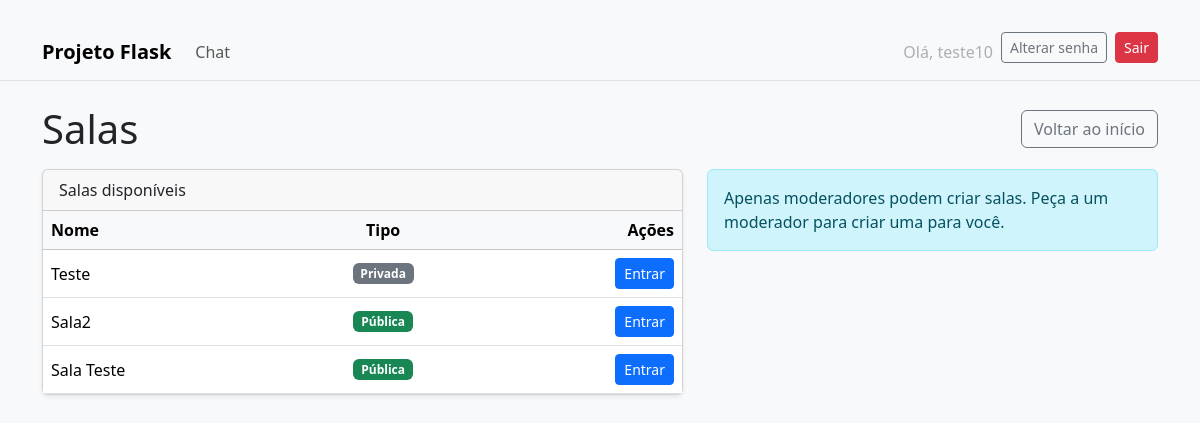
The app's page /chat/ (signed in) with its own data.
### app/models.py (models this page shows, shortened)
class User(db.Model, UserMixin):
    id = db.Column(db.Integer, primary_key=True)
    name = db.Column(db.String(120), nullable=False)
    email = db.Column(db.String(120), unique=True, nullable=False, index=True)
    password_hash = db.Column(db.String(512), nullable=False)
    is_moderator = db.Column(db.Boolean, default=False, nullable=False)
    is_admin = db.Column(db.Boolean, default=False, nullable=False)
    created_at = db.Column(db.DateTime, default=datetime.utcnow)
    messages = db.relationship("Message", backref="user", lazy=True)

class Room(db.Model):
    id = db.Column(db.Integer, primary_key=True)
    name = db.Column(db.String(120), unique=True, nullable=False)
    is_private = db.Column(db.Boolean, default=False, nullable=False)
    created_by = db.Column(db.Integer, db.ForeignKey("user.id"), nullable=False)
    created_at = db.Column(db.DateTime, default=datetime.utcnow)
    messages = db.relationship("Message", backref="room", cascade="all, delete", lazy=True)
    bans = db.relationship("Ban", backref="room", cascade="all, delete", lazy=True)

### app/chat/routes.py (the view)
@chat.route("/")
@login_required
def index():
    rooms = Room.query.order_by(Room.created_at.desc()).all()
    return render_template("chat/index.html", rooms=rooms)

### app/templates/chat/index.html (shortened to what this page needs)
﻿{% extends "base.html" %}
{% block content %}
<div class="d-flex align-items-center justify-content-between mb-3">
  <h1 class="m-0">Salas</h1>
  <a class="btn btn-outline-secondary" href="{{ url_for('main.index') }}">Voltar ao início</a>
</div>
<div class="row g-4">
  <div class="col-lg-7 order-2 order-lg-1">
    <div class="card shadow-sm">
      <div class="card-header">Salas disponíveis</div>
      <div class="card-body p-0">
        {% if rooms %}
        <div class="table-responsive">
          <table class="table table-hover m-0 align-middle">
            <thead class="table-light">
              <tr>
                <th>Nome</th>
                <th class="text-center">Tipo</th>
                <th class="text-end">Ações</th>
              </tr>
            </thead>
            <tbody>
              {% for r in rooms %}
              <tr>
                <td class="fw-medium">{{ r.name }}</td>
                <td class="text-center">
                  {% if r.is_private %}
                    <span class="badge text-bg-secondary">Privada</span>
                  {% else %}
                    <span class="badge text-bg-success">Pública</span>
                  {% endif %}
                </td>
                <td class="text-end">
                  <a class="btn btn-sm btn-primary" href="{{ url_for('chat.room', room_id=r.id) }}">Entrar</a>
                </td>
              </tr>
              {% endfor %}
            </tbody>
          </table>
        </div>
        {% else %}
          <div class="p-4 text-center text-muted">Nenhuma sala por enquanto.</div>
        {% endif %}
      </div>
    </div>
  </div>
  <div class="col-lg-5 order-1 order-lg-2">
    {% if current_user.is_moderator %}
    <div class="card shadow-sm">
      <div class="card-header">Criar nova sala</div>
      <div class="card-body">
        <form method="POST" action="{{ url_for('chat.create') }}">
          <input type="hidden" name="csrf_token" value="{{ csrf_token() }}">
          <div class="mb-3">
            <label class="form-label">Nome da sala</label>
            <input name="name" class="form-control" placeholder="ex.: Geral, Suporte, Time A" required>
          </div>
          <div class="form-check form-switch mb-3">
            <input class="form-check-input" type="checkbox" id="is_private" name="is_private" value="1">
            <label class="form-check-label" for="is_private">Privada (JWT)</label>
          </div>
          <div class="d-grid">
            <button class="btn btn-success">Criar sala</button>
          </div>
        </form>
      </div>
    </div>
    {% else %}
      <div class="alert alert-info">
        Apenas moderadores podem criar salas. Peça a um moderador para criar uma para você.
      </div>
    {% endif %}
  </div>
</div>
{% endblock %}

### app/templates/base.html (shortened to what this page needs)
﻿<!doctype html>
<html lang="pt-br">
<head>
  <link href="https://cdn.jsdelivr.net/npm/bootstrap@5.3.3/dist/css/bootstrap.min.css" rel="stylesheet">
</head>
<body class="bg-light">
<nav class="navbar navbar-expand-lg bg-body-tertiary border-bottom">
  <div class="container">
    <a class="navbar-brand fw-semibold" href="{{ url_for('main.index') }}">Projeto Flask</a>
    <div class="collapse navbar-collapse" id="topnav">
      <ul class="navbar-nav me-auto mb-2 mb-lg-0">
        <li class="nav-item"><a class="nav-link" href="{{ url_for('chat.index') }}">Chat</a></li>
      </ul>
      <ul class="navbar-nav ms-auto">
        {% if current_user.is_authenticated %}
          <li class="nav-item">
            <a class="nav-link disabled">Olá, {{ current_user.name }}</a>
          </li>
          <li class="nav-item"><a class="btn btn-sm btn-outline-secondary me-2" href="{{ url_for('auth.change_password') }}">Alterar senha</a></li>
          <li class="nav-item"><a class="btn btn-sm btn-danger" href="{{ url_for('auth.logout') }}">Sair</a></li>
        {% else %}
          <li class="nav-item"><a class="btn btn-sm btn-outline-primary me-2" href="{{ url_for('auth.login') }}">Entrar</a></li>
          <li class="nav-item"><a class="btn btn-sm btn-primary" href="{{ url_for('auth.register') }}">Criar conta</a></li>
        {% endif %}
      </ul>
    </div>
  </div>
</nav>
<div class="container py-4">
  {% block content %}{% endblock %}
</div>
</body>
</html>

### records on screen
User: name "teste10"
Room: name "Teste", is_private "Privada"
Room: name "Sala2", is_private "Pública"
Room: name "Sala Teste", is_private "Pública"
